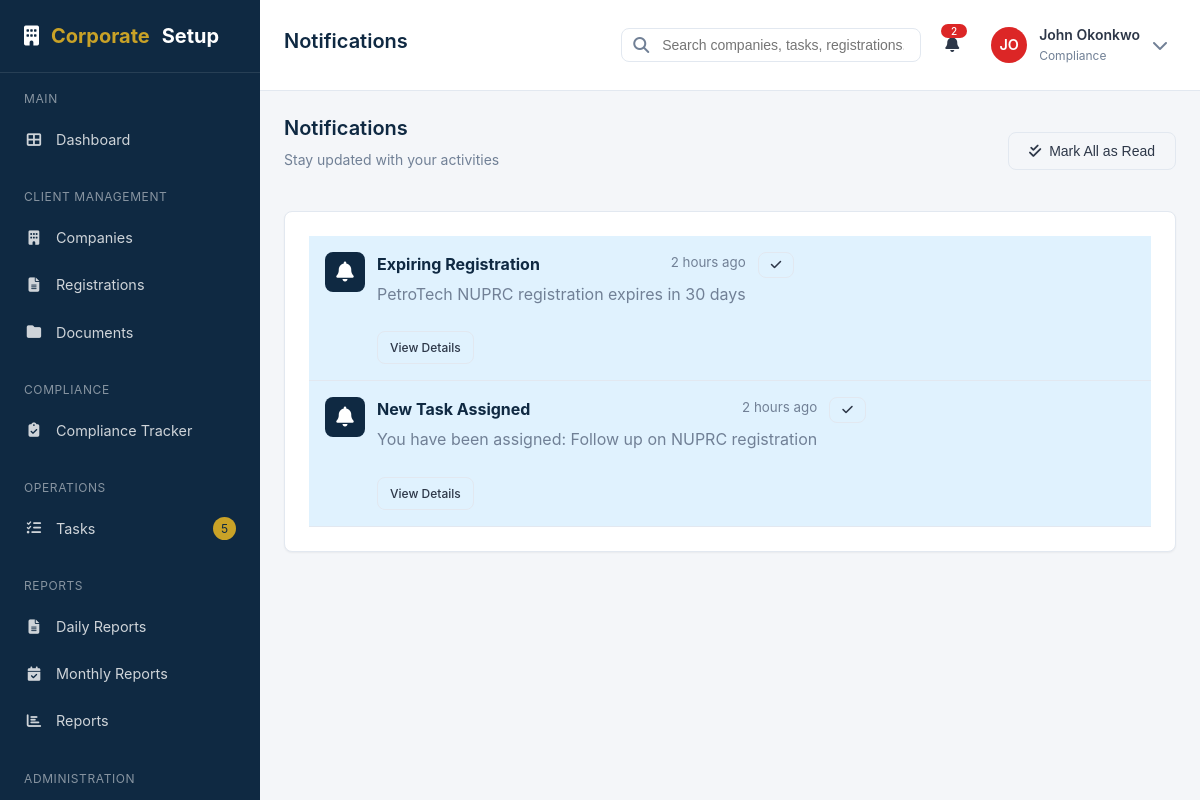
/notifications.php (signed in), run on the app's committed database.
### tables this page shows
CREATE TABLE IF NOT EXISTS `roles` (
    `id` INT AUTO_INCREMENT PRIMARY KEY,
    `name` VARCHAR(50) NOT NULL UNIQUE,
    `display_name` VARCHAR(100) NOT NULL,
    `description` TEXT,
    `permissions` JSON,
    `is_system` TINYINT(1) DEFAULT 0,
    `created_at` TIMESTAMP DEFAULT CURRENT_TIMESTAMP,
    `updated_at` TIMESTAMP DEFAULT CURRENT_TIMESTAMP ON UPDATE CURRENT_TIMESTAMP
);

CREATE TABLE IF NOT EXISTS `notifications` (
    `id` INT AUTO_INCREMENT PRIMARY KEY,
    `user_id` INT NOT NULL,
    `type` VARCHAR(50) NOT NULL,
    `title` VARCHAR(200) NOT NULL,
    `message` TEXT NOT NULL,
    `link` VARCHAR(255),
    `related_type` VARCHAR(50),
    `related_id` INT,
    `is_read` TINYINT(1) DEFAULT 0,
    `read_at` DATETIME,
    `sent_email` TINYINT(1) DEFAULT 0,
    `created_at` TIMESTAMP DEFAULT CURRENT_TIMESTAMP,
    FOREIGN KEY (`user_id`) REFERENCES `users`(`id`) ON DELETE CASCADE,
    INDEX `idx_notification_user` (`user_id`),
    INDEX `idx_notification_read` (`user_id`, `is_read`),
    INDEX `idx_notification_created` (`created_at`)
);

### notifications.php (called while the page is built, shortened)
<?php
require_once __DIR__ . '/config/database.php';
require_once __DIR__ . '/helpers/security.php';
require_once __DIR__ . '/helpers/formatters.php';
require_once __DIR__ . '/includes/functions.php';
$pageTitle = 'Notifications';
$activeNav = 'notifications';
$db = Database::getInstance();
$user = getCurrentUser();
$notifications = $db->fetchAll(
    "SELECT * FROM notifications WHERE user_id = ? ORDER BY created_at DESC LIMIT 50",
    [$user['id']]
);
$unreadCount = $db->query("SELECT COUNT(*) FROM notifications WHERE user_id = ? AND is_read = 0", [$user['id']])->fetchColumn();
include 'views/notifications/index.php';
$content = ob_get_clean();
include 'views/layouts/app.php';

### config/database.php (called while the page is built, shortened)
<?php
class Database {
    private static $instance = null;
    private $pdo;
    private $dsn;
    private $options;
    private function __construct() {
        $this->dsn = "mysql:host=" . DB_HOST . ";port=" . DB_PORT . ";dbname=" . DB_NAME . ";charset=" . DB_CHARSET;
        $this->options = [
            PDO::ATTR_ERRMODE => PDO::ERRMODE_EXCEPTION,
            PDO::ATTR_DEFAULT_FETCH_MODE => PDO::FETCH_ASSOC,
            PDO::ATTR_EMULATE_PREPARES => true,
        ];
        try {
            $this->pdo = new PDO($this->dsn, DB_USER, DB_PASS, $this->options);
        } catch (PDOException $e) {
            error_log("Database Connection Failed: " . $e->getMessage());
            $userMessage = (defined('APP_ENV') && APP_ENV === 'production')
                ? "Database connection failed. Please contact IT support."
                : "Database Connection Error: " . $e->getMessage();
            die($userMessage);
        }
    }
    public static function getInstance() {
        if (self::$instance === null) {
            self::$instance = new self();
        }
        return self::$instance;
    }
    public function query($sql, $params = []) {
        $attempt = 0;
        $maxAttempts = 3;
        while ($attempt < $maxAttempts) {
            try {
                $stmt = $this->pdo->prepare($sql);
                $stmt->execute($params);
                return $stmt;
            } catch (PDOException $e) {
                $mysqlErrorCode = isset($e->errorInfo[1]) ? intval($e->errorInfo[1]) : 0;
                $isReprepareError = $mysqlErrorCode === 1615
                    || stripos($e->getMessage(), 'needs to be re-prepared') !== false;
                if ($isReprepareError && $attempt < ($maxAttempts - 1)) {
                    $attempt++;
                    if (!$this->pdo->inTransaction()) {
                        try {
                            $this->pdo = new PDO($this->dsn, DB_USER, DB_PASS, $this->options);
                        } catch (PDOException $reconnectError) {
                            error_log('DB reconnect failed during 1615 retry: ' . $reconnectError->getMessage());
                        }
                    }
                    usleep(50000);
                    continue;
                }
                error_log("SQL Error: " . $e->getMessage() . "\nQuery: " . $sql);
                throw $e;
            }
        }
        throw new PDOException('Database query failed after retry attempts');
    }
    public function fetchAll($sql, $params = []) {
        return $this->query($sql, $params)->fetchAll();
    }
    public function fetch($sql, $params = []) {
        return $this->query($sql, $params)->fetch();
    }
}

### includes/functions.php (called while the page is built, shortened)
<?php
function sanitize($input) {
    return htmlspecialchars(trim($input), ENT_QUOTES, 'UTF-8');
}
function timeAgo($datetime) {
    $timestamp = strtotime($datetime);
    $diff = time() - $timestamp;
    if ($diff < 86400) return floor($diff / 3600) . ' hours ago';
    return floor($diff / 31536000) . ' years ago';
}
function refreshSessionPermissions(): void
{
    try {
        $db = Database::getInstance();
        $row = $db->fetch(
            "SELECT r.name as role_name, r.permissions
             FROM users u
             JOIN roles r ON u.role_id = r.id
             WHERE u.id = ?",
            [$_SESSION['user_id']]
        );
        if ($row) {
            $perms = $row['permissions'] ? json_decode($row['permissions'], true) : [];
        }
    } catch (Exception $e) {
        error_log('Failed to refresh session permissions: ' . $e->getMessage());
    }
}
function checkPermission($permission) {
    static $loadedForRequest = false;
    if (!$loadedForRequest) {
        refreshSessionPermissions();
        $loadedForRequest = true;
    }
    $role = $_SESSION['user_role'];
    $permissions = $_SESSION['permissions'];
    return in_array($permission, $permissions, true);
}
function getCurrentUser() {
    return [
        'id' => $_SESSION['user_id'],
        'name' => $_SESSION['user_name'],
        'email' => $_SESSION['user_email'],
        'role' => $_SESSION['user_role'],
        'department' => $_SESSION['user_department'],
        'avatar' => $_SESSION['user_avatar'] ?? null
    ];
}

### views/notifications/index.php (the view, shortened to what this page needs)
<div class="page-header">
    <div>
        <h1 class="page-title">Notifications</h1>
        <p class="page-subtitle">Stay updated with your activities</p>
    </div>
    <?php if ($unreadCount > 0): ?>
        <button onclick="markAllRead()" class="btn btn-outline">
            <i class="fas fa-check-double"></i> Mark All as Read
        </button>
    <?php endif; ?>
</div>
<div class="card">
    <div class="card-body p-0">
        <?php if (empty($notifications)): ?>
            <div class="empty-state">
                <i class="fas fa-bell-slash"></i>
                <h3>No notifications</h3>
                <p>You're all caught up!</p>
            </div>
        <?php else: ?>
            <div class="list">
                <?php foreach ($notifications as $n): ?>
                    <div class="flex items-start gap-3 p-4 border-b" style="background: <?= $n['is_read'] ? 'transparent' : 'var(--info-light)' ?>; border-bottom: 1px solid var(--grey);">
                        <div class="stat-icon <?= $n['is_read'] ? 'secondary' : 'primary' ?>" style="width: 40px; height: 40px;">
                            <i class="fas fa-bell"></i>
                        </div>
                        <div class="flex-1">
                            <div class="flex justify-between items-start">
                                <strong style="color: var(--primary);"><?= sanitize($n['title']) ?></strong>
                                <small class="text-muted"><?= timeAgo($n['created_at']) ?></small>
                            </div>
                            <p class="text-muted mt-1"><?= sanitize($n['message']) ?></p>
                            <?php if ($n['link']): ?>
                                <a href="<?= sanitize($n['link']) ?>" class="btn btn-sm btn-outline mt-2">View Details</a>
                            <?php endif; ?>
                        </div>
                        <?php if (!$n['is_read']): ?>
                            <button onclick="markRead(<?= $n['id'] ?>)" class="btn btn-sm btn-outline">
                                <i class="fas fa-check"></i>
                            </button>
                        <?php endif; ?>
                    </div>
                <?php endforeach; ?>
            </div>
        <?php endif; ?>
    </div>
</div>

### views/layouts/app.php (shortened to what this page needs)
<?php
$user = getCurrentUser();
$db = Database::getInstance();
$notificationCount = $db->query(
    "SELECT COUNT(*) FROM notifications WHERE user_id = ? AND is_read = 0",
    [$user['id']]
)->fetchColumn();
$pendingTasks = $db->query(
    "SELECT COUNT(DISTINCT t.id) FROM tasks t
     INNER JOIN task_assignees ta ON ta.task_id = t.id
     WHERE ta.user_id = ? AND t.status IN ('pending', 'in_progress')",
    [$user['id']]
)->fetchColumn();
?>
<!DOCTYPE html>
<html lang="en">
<head>
    <link rel="stylesheet" href="assets/css/style.css">
    <link rel="stylesheet" href="https://cdnjs.cloudflare.com/ajax/libs/font-awesome/6.4.0/css/all.min.css">
</head>
<body>
    <div class="app-wrapper">
        <aside class="sidebar" id="sidebar">
            <div class="sidebar-header">
                <a href="index.php" class="sidebar-logo">
                    <i class="fas fa-building"></i>
                    <span>Corporate</span>Setup
                </a>
            </div>
            <nav class="sidebar-nav">
                <div class="nav-section">
                    <div class="nav-section-title">Main</div>
                    <a href="index.php" class="nav-item <?= $activeNav === 'dashboard' ? 'active' : '' ?>">
                        <i class="fas fa-th-large"></i>
                        <span>Dashboard</span>
                    </a>
                </div>
                <?php if (checkPermission('view_companies') || checkPermission('view_registrations') || checkPermission('view_communications') || checkPermission('view_documents')): ?>
                <div class="nav-section">
                    <div class="nav-section-title">Client Management</div>
                    <?php if (checkPermission('view_companies')): ?>
                    <a href="companies.php" class="nav-item <?= $activeNav === 'companies' ? 'active' : '' ?>">
                        <i class="fas fa-building"></i>
                        <span>Companies</span>
                    </a>
                    <?php endif; ?>
                    <?php if (checkPermission('view_registrations')): ?>
                    <a href="registrations.php" class="nav-item <?= $activeNav === 'registrations' ? 'active' : '' ?>">
                        <i class="fas fa-file-alt"></i>
                        <span>Registrations</span>
                    </a>
                    <?php endif; ?>
                    <?php if (checkPermission('view_documents')): ?>
                    <a href="documents.php" class="nav-item <?= $activeNav === 'documents' ? 'active' : '' ?>">
                        <i class="fas fa-folder"></i>
                        <span>Documents</span>
                    </a>
                    <?php endif; ?>
                </div>
                <?php endif; ?>
                <?php if (checkPermission('view_compliance') || checkPermission('view_elite')): ?>
                <div class="nav-section">
                    <div class="nav-section-title">Compliance</div>
                    <?php if (checkPermission('view_compliance')): ?>
                    <a href="compliance.php" class="nav-item <?= $activeNav === 'compliance' ? 'active' : '' ?>">
                        <i class="fas fa-clipboard-check"></i>
                        <span>Compliance Tracker</span>
                    </a>
                    <?php endif; ?>
                </div>
                <?php endif; ?>
                <?php if (checkPermission('view_tasks') || checkPermission('view_meetings') || checkPermission('view_calendar') || checkPermission('view_opportunities')): ?>
                <div class="nav-section">
                    <div class="nav-section-title">Operations</div>
                    <?php if (checkPermission('view_tasks')): ?>
                    <a href="tasks.php" class="nav-item <?= $activeNav === 'tasks' ? 'active' : '' ?>">
                        <i class="fas fa-tasks"></i>
                        <span>Tasks</span>
                        <?php if ($pendingTasks > 0): ?>
                            <span class="nav-badge"><?= $pendingTasks ?></span>
                        <?php endif; ?>
                    </a>
                    <?php endif; ?>
                </div>
                <?php endif; ?>
                <?php if (checkPermission('view_reports') || checkPermission('submit_reports') || checkPermission('approve_reports')): ?>
                <div class="nav-section">
                    <div class="nav-section-title">Reports</div>
                    <?php if (checkPermission('submit_reports') || checkPermission('view_reports') || checkPermission('approve_reports')): ?>
                    <a href="daily-reports.php" class="nav-item <?= $activeNav === 'daily-reports' ? 'active' : '' ?>">
                        <i class="fas fa-file-lines"></i>
                        <span>Daily Reports</span>
                    </a>
                    <?php endif; ?>
                    <?php if (checkPermission('view_reports')): ?>
                    <a href="monthly-reports.php" class="nav-item <?= $activeNav === 'monthly-reports' ? 'active' : '' ?>">
                        <i class="fas fa-calendar-check"></i>
                        <span>Monthly Reports</span>
                    </a>
                    <a href="reports.php" class="nav-item <?= $activeNav === 'reports' ? 'active' : '' ?>">
                        <i class="fas fa-chart-bar"></i>
                        <span>Reports</span>
                    </a>
                    <?php endif; ?>
                </div>
                <?php endif; ?>
                <div class="nav-section">
                    <div class="nav-section-title">Administration</div>
                </div>
            </nav>
        </aside>
        <main class="main-content">
            <header class="header">
                <div class="header-left">
                    <?= $pageTitle ? '<h1 class="page-title">' . sanitize($pageTitle) . '</h1>' : '' ?>
                </div>
                <div class="header-right">
                    <div class="header-search">
                        <i class="fas fa-search"></i>
                           <input type="text" id="globalSearch" placeholder="Search companies, tasks, registrations...">
                    </div>
                    <a href="notifications.php" class="header-icon" title="Notifications">
                        <i class="fas fa-bell"></i>
                        <?php if ($notificationCount > 0): ?>
                            <span class="badge"><?= $notificationCount > 9 ? '9+' : $notificationCount ?></span>
                        <?php endif; ?>
                    </a>
                    <div class="dropdown">
                        <div class="user-menu" id="userMenuTrigger">
                            <?= generateAvatar($user['name'], 36) ?>
                            <div class="user-info">
                                <div class="user-name"><?= sanitize($user['name']) ?></div>
                                <div class="user-role"><?= sanitize($user['role']) ?></div>
                            </div>
                            <i class="fas fa-chevron-down" style="color: var(--dark-grey);"></i>
                        </div>
                    </div>
                </div>
            </header>
            <div class="page-content">
                <?= $content ?? '' ?>
            </div>
        </main>
    </div>
</body>
</html>

### data on the page
roles: name "Compliance"
notifications: title "Expiring Registration", created_at "2 hours ago", message "PetroTech NUPRC registration expires in 30 days"
notifications: title "New Task Assigned", created_at "2 hours ago", message "You have been assigned: Follow up on NUPRC registration"

### other printed values
$pendingTasks "5"
$pageTitle "Notifications"
$notificationCount "2"
$initials "JO"
$user['name'] "John Okonkwo"
